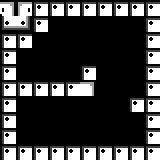

This is a level from a 2D game, rendered from its Tiled map with the project's own tilesets. A one-line summary and the map file follow, with tile-layer data summarised:
An orthogonal 10x10 tile map with 16x16 px tiles, 1 tile layer (Platforms) and 15 objects (4x happy, Exit, Entrance).

<map version="1.0" orientation="orthogonal" width="10" height="10" tilewidth="16" tileheight="16">
 <tileset firstgid="1" name="GGJ2014" tilewidth="16" tileheight="16">
  <image source="../images/tilesheet.png" width="80" height="48" />
 </tileset>
 <layer name="Platforms" width="10" height="10">
  <data>[100 cells, 46 non-empty, 6 distinct tile ids]</data>
 </layer>
 <objectgroup name="Collisions" width="10" height="10">
  <object x="0" y="0" width="48" height="32" />
  <object x="48" y="0" width="112" height="16" />
  <object x="144" y="16" width="16" height="144" />
  <object x="128" y="96" width="16" height="16" />
  <object x="0" y="32" width="32" height="16" />
  <object x="0" y="48" width="16" height="112" />
  <object x="16" y="144" width="128" height="16" />
  <object x="80" y="64" width="16" height="32" />
  <object x="16" y="80" width="64" height="16" />
 </objectgroup>
 <objectgroup name="Interactives" width="10" height="10">
  <object name="Barrier" type="happy" gid="8" x="80" y="112" />
  <object name="Barrier" type="happy" gid="8" x="80" y="128" />
  <object name="Barrier" type="happy" gid="8" x="80" y="144" />
  <object name="Terminal" type="happy" gid="9" x="48" y="144" />
  <object name="Exit" gid="10" x="32" y="80" />
  <object name="Entrance" x="32" y="128" width="16" height="16" />
 </objectgroup>
</map>